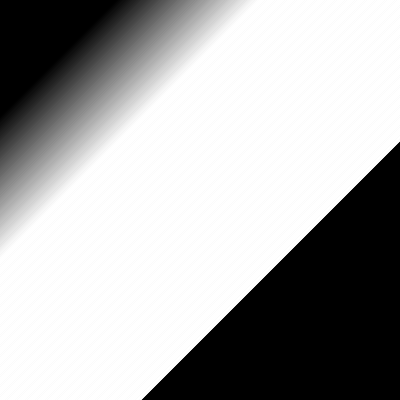
Frame 1 (no input)
Frame 60 (the mouse pressed at the canvas centre just before this capture): identical to frame 1, image omitted
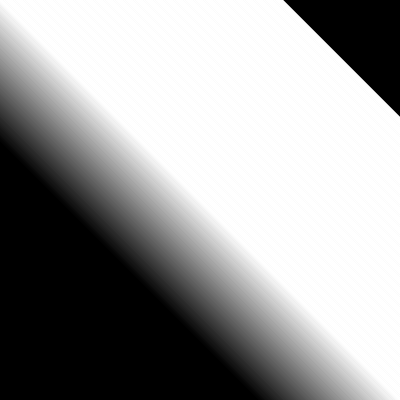
Frame 120 (the mouse held since frame 60 and released just before this capture)

The Processing sketch that drew these frames (run headless with seeded random() and noise(); from frame 60 on, the mouse is pressed at the canvas centre):

// Processing sketch: sketch_151007a
// ── sketch_151007a.pde
int x1=0;
  int y1=0;
  int x2 =100;
  int y2 =100;
  
  int value = 0;

void setup() {

  size(400, 400);


  //float arrowx = cos(aa);
  //float arrowy= sin(aa);
  //print(arrowx);
  //println(arrowy);

  //noLoop(); 
}

void draw() {
 background(0);
  
  int a=0;
  int b=width;
  int c=0;
  int d=255;
  float aa = atan2(abs(y2-y1), abs(x2-x1));
  float bb= abs((y2-y1)/(x2-x1));
  //println(aa);
  float aaa =degrees(aa);
  //println(aaa);
  
  if(x1<x2)
  {
  for (float i=x1; i<=x2+width/2; i+=aa)
  {
    
    pushMatrix();
    translate(width/2, height/2); 
    rotate(aa);
    translate(-width/2, -height/2); 
    float m;
    //m= map(i, a, b, c, d);
    m= map(i, x1, x2, c, d);
    strokeWeight(abs(bb+aa));
    stroke(m);
    
    //line(i+arrowx*width/2,0-arrowy*height/2,i-arrowx*width/2,height+arrowy*height/2);
    //line(i-width/2,0-height,i-width/2, height+height/2);
    line(i, 0-height/2*aa, i, height+height/2*aa);
    popMatrix();
  }
  resetMatrix();
  }
  else
  {
    for (float i=x2; i<=x1+width/2; i+=aa)
  {
    
    pushMatrix();
    translate(width/2, height/2); 
    rotate(-aa);
    translate(-width/2, -height/2); 
    float m;
    //m= map(i, a, b, c, d);
    m= map(i, x2, x1, c, d);
    strokeWeight(abs(bb+aa));
    stroke(m);
    
    //line(i+arrowx*width/2,0-arrowy*height/2,i-arrowx*width/2,height+arrowy*height/2);
    //line(i-width/2,0-height,i-width/2, height+height/2);
    line(i, 0-height/2*aa, i, height+height/2*aa);
    popMatrix();
  }
  resetMatrix();
  }
  
 
}

void mousePressed() 
{
  println(value);
  if (value == 0) 
  {
   
    value=255;
    
     x1 = mouseX;
    y1 = mouseY;
    println(x1,y1);
  } 
  else
  {
    
     value=0;
     
     x2 = mouseX;
    y2 = mouseY;
    println(x2,y2);
  }
 
}
